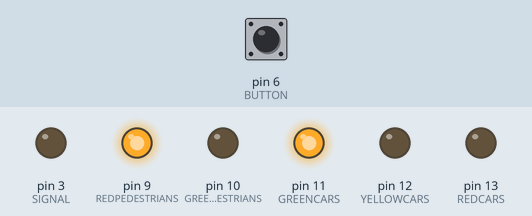
Simulated run of this sketch. Board: Arduino Uno, built with avr-gcc and run on an emulated ATmega328P. On the bench: output pins drawn as LEDs (lit = HIGH). The test bench sets the inputs (shaded band); at power-on: pin 6 (BUTTON) HIGH.

Above: at 1.2 s.
1.3 s: pin 6 (BUTTON) pulled LOW for 0.15 s
At 2.6 s:
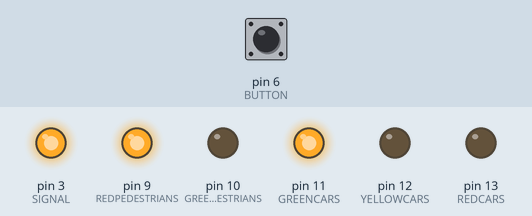
At 7.6 s:
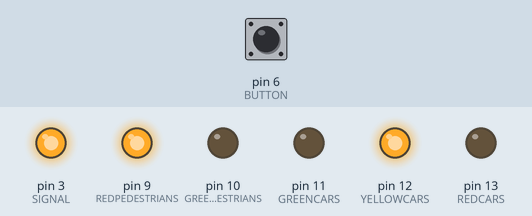
Timing chart, 0 to 21.8 s (numbered marks = the images above; inputs shaded):
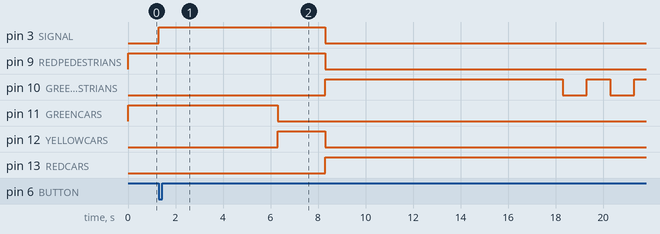

The sketch:

Practica3.ino
```cpp
#define REDCARS 13
#define YELLOWCARS 12
#define GREENCARS 11
#define GREENPEDESTRIANS 10
#define REDPEDESTRIANS 9
#define SIGNAL 3
#define BUTTON 6

void setup() {
  // put your setup code here, to run once:
  pinMode(REDCARS, OUTPUT);
  pinMode(YELLOWCARS, OUTPUT);
  pinMode(GREENCARS, OUTPUT);
  pinMode(REDPEDESTRIANS, OUTPUT);
  pinMode(GREENPEDESTRIANS, OUTPUT);
  pinMode(SIGNAL, OUTPUT);
  pinMode(BUTTON, INPUT_PULLUP);

  digitalWrite(REDCARS, LOW);
  digitalWrite(YELLOWCARS, LOW);
  digitalWrite(GREENCARS, HIGH);
  digitalWrite(REDPEDESTRIANS, HIGH);
  digitalWrite(GREENPEDESTRIANS, LOW);
  digitalWrite(SIGNAL, LOW);
}

void loop() {
  // put your main code here, to run repeatedly:
  if (digitalRead(BUTTON) == LOW) {
    digitalWrite(SIGNAL,HIGH);
    delay(5000);
    digitalWrite(YELLOWCARS,HIGH);
    digitalWrite(GREENCARS,LOW);
    delay(2000);
    digitalWrite(YELLOWCARS,LOW);
    digitalWrite(REDCARS,HIGH);
    digitalWrite(SIGNAL,LOW);
    digitalWrite(REDPEDESTRIANS,LOW);
    digitalWrite(GREENPEDESTRIANS,HIGH);
    delay(10000);
    for(int i = 0;i<3;i++){
      digitalWrite(GREENPEDESTRIANS,LOW);
      delay(1000);
      digitalWrite(GREENPEDESTRIANS,HIGH);
      delay(1000);
    }
    digitalWrite(GREENPEDESTRIANS,LOW);
    digitalWrite(REDPEDESTRIANS,HIGH);
    digitalWrite(REDCARS,LOW);
    digitalWrite(GREENCARS,HIGH);
  }
}
```

Measured:
- after the input at 1.3 s, pin 3 (SIGNAL): LOW → HIGH at once, → LOW 7.0 s later; pin 9 (REDPEDESTRIANS): HIGH → LOW after 7.0 s; pin 10 (GREENPEDESTRIANS): goes HIGH 10.0 s, LOW 1.0 s, HIGH 1.0 s, LOW 1.0 s, then HIGH, starting after 7.0 s; pin 11 (GREENCARS): HIGH → LOW after 5.0 s; pin 12 (YELLOWCARS): LOW → HIGH after 5.0 s, → LOW 2.0 s later
